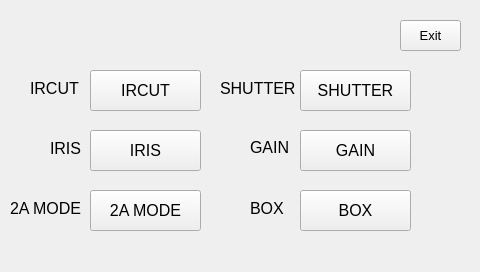
<?xml version="1.0" encoding="UTF-8"?>
<ui version="4.0">
 <class>illuminator</class>
 <widget class="QWidget" name="illuminator">
  <property name="geometry">
   <rect>
    <x>0</x>
    <y>0</y>
    <width>480</width>
    <height>272</height>
   </rect>
  </property>
  <property name="font">
   <font>
    <pointsize>12</pointsize>
   </font>
  </property>
  <property name="windowTitle">
   <string>Form</string>
  </property>
  <widget class="QPushButton" name="pb_exit">
   <property name="geometry">
    <rect>
     <x>400</x>
     <y>20</y>
     <width>61</width>
     <height>31</height>
    </rect>
   </property>
   <property name="font">
    <font>
     <pointsize>10</pointsize>
    </font>
   </property>
   <property name="text">
    <string>Exit</string>
   </property>
  </widget>
  <widget class="QPushButton" name="pb_ircut">
   <property name="geometry">
    <rect>
     <x>90</x>
     <y>70</y>
     <width>111</width>
     <height>41</height>
    </rect>
   </property>
   <property name="text">
    <string>IRCUT</string>
   </property>
  </widget>
  <widget class="QPushButton" name="pb_iris">
   <property name="geometry">
    <rect>
     <x>90</x>
     <y>130</y>
     <width>111</width>
     <height>41</height>
    </rect>
   </property>
   <property name="text">
    <string>IRIS</string>
   </property>
  </widget>
  <widget class="QPushButton" name="pb_2amode">
   <property name="geometry">
    <rect>
     <x>90</x>
     <y>190</y>
     <width>111</width>
     <height>41</height>
    </rect>
   </property>
   <property name="text">
    <string>2A MODE</string>
   </property>
  </widget>
  <widget class="QPushButton" name="pb_gain">
   <property name="geometry">
    <rect>
     <x>300</x>
     <y>130</y>
     <width>111</width>
     <height>41</height>
    </rect>
   </property>
   <property name="text">
    <string>GAIN</string>
   </property>
  </widget>
  <widget class="QPushButton" name="pb_shutter">
   <property name="geometry">
    <rect>
     <x>300</x>
     <y>70</y>
     <width>111</width>
     <height>41</height>
    </rect>
   </property>
   <property name="text">
    <string>SHUTTER</string>
   </property>
  </widget>
  <widget class="QPushButton" name="pb_box">
   <property name="geometry">
    <rect>
     <x>300</x>
     <y>190</y>
     <width>111</width>
     <height>41</height>
    </rect>
   </property>
   <property name="text">
    <string>BOX</string>
   </property>
  </widget>
  <widget class="QLabel" name="label">
   <property name="geometry">
    <rect>
     <x>30</x>
     <y>80</y>
     <width>51</width>
     <height>16</height>
    </rect>
   </property>
   <property name="text">
    <string>IRCUT</string>
   </property>
  </widget>
  <widget class="QLabel" name="label_2">
   <property name="geometry">
    <rect>
     <x>50</x>
     <y>140</y>
     <width>31</width>
     <height>16</height>
    </rect>
   </property>
   <property name="text">
    <string>IRIS</string>
   </property>
  </widget>
  <widget class="QLabel" name="label_3">
   <property name="geometry">
    <rect>
     <x>10</x>
     <y>200</y>
     <width>81</width>
     <height>16</height>
    </rect>
   </property>
   <property name="text">
    <string>2A MODE</string>
   </property>
  </widget>
  <widget class="QLabel" name="label_4">
   <property name="geometry">
    <rect>
     <x>220</x>
     <y>80</y>
     <width>81</width>
     <height>16</height>
    </rect>
   </property>
   <property name="text">
    <string>SHUTTER</string>
   </property>
  </widget>
  <widget class="QLabel" name="label_5">
   <property name="geometry">
    <rect>
     <x>250</x>
     <y>140</y>
     <width>64</width>
     <height>15</height>
    </rect>
   </property>
   <property name="text">
    <string>GAIN</string>
   </property>
  </widget>
  <widget class="QLabel" name="label_6">
   <property name="geometry">
    <rect>
     <x>250</x>
     <y>200</y>
     <width>41</width>
     <height>16</height>
    </rect>
   </property>
   <property name="text">
    <string>BOX</string>
   </property>
  </widget>
 </widget>
 <resources/>
 <connections/>
</ui>
